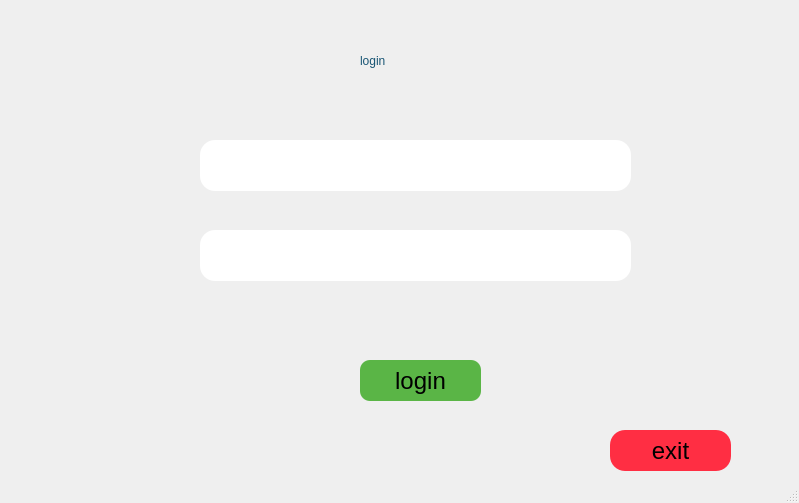
<?xml version="1.0" encoding="UTF-8"?>
<ui version="4.0">
 <class>MainWindow</class>
 <widget class="QMainWindow" name="MainWindow">
  <property name="geometry">
   <rect>
    <x>0</x>
    <y>0</y>
    <width>799</width>
    <height>503</height>
   </rect>
  </property>
  <property name="minimumSize">
   <size>
    <width>799</width>
    <height>503</height>
   </size>
  </property>
  <property name="maximumSize">
   <size>
    <width>799</width>
    <height>503</height>
   </size>
  </property>
  <property name="windowTitle">
   <string>USER LOGIN</string>
  </property>
  <property name="windowIcon">
   <iconset>
    <normaloff>../stock/img/icon.ico</normaloff>../stock/img/icon.ico</iconset>
  </property>
  <property name="styleSheet">
   <string notr="true">background:url(img/loginbg.jpg);
</string>
  </property>
  <widget class="QWidget" name="centralwidget">
   <widget class="QLineEdit" name="userid">
    <property name="geometry">
     <rect>
      <x>200</x>
      <y>140</y>
      <width>431</width>
      <height>51</height>
     </rect>
    </property>
    <property name="styleSheet">
     <string notr="true">background: rgb(255, 255, 255);
border-radius:15px;
font: 16pt &quot;Comic Sans MS&quot;;</string>
    </property>
   </widget>
   <widget class="QLineEdit" name="pwd">
    <property name="geometry">
     <rect>
      <x>200</x>
      <y>230</y>
      <width>431</width>
      <height>51</height>
     </rect>
    </property>
    <property name="styleSheet">
     <string notr="true">background: rgb(255, 255, 255);
border-radius:15px;
font: 16pt &quot;Comic Sans MS&quot;;</string>
    </property>
    <property name="text">
     <string/>
    </property>
   </widget>
   <widget class="QPushButton" name="logbutton">
    <property name="geometry">
     <rect>
      <x>360</x>
      <y>360</y>
      <width>121</width>
      <height>41</height>
     </rect>
    </property>
    <property name="styleSheet">
     <string notr="true">
QWidget#logbutton{
border-radius:10px;
background:rgb(90, 181, 70);
color:black;
font-size:24px;
font-variant:small-caps;
}
QWidget#logbutton:hover{
border-radius:10px;
background:rgba(139, 190, 99,0.8);
color:black;
font-size:24px;
font-variant:small-caps;
}</string>
    </property>
    <property name="text">
     <string>login</string>
    </property>
   </widget>
   <widget class="QLabel" name="err">
    <property name="geometry">
     <rect>
      <x>210</x>
      <y>310</y>
      <width>411</width>
      <height>21</height>
     </rect>
    </property>
    <property name="styleSheet">
     <string notr="true">color:red;
font-variant:small-caps;
font-size:22px;</string>
    </property>
    <property name="text">
     <string/>
    </property>
   </widget>
   <widget class="QPushButton" name="exitbutton">
    <property name="geometry">
     <rect>
      <x>610</x>
      <y>430</y>
      <width>121</width>
      <height>41</height>
     </rect>
    </property>
    <property name="styleSheet">
     <string notr="true">QWidget#exitbutton{
background: rgb(255, 46, 67);
border-radius:15px;
font-size:24px;
font-variant:small-caps;
}
QWidget#exitbutton:hover{
background: rgb(255, 87, 98);
border-radius:15px;
font-size:24px;
font-variant:small-caps;
}</string>
    </property>
    <property name="text">
     <string>exit</string>
    </property>
   </widget>
   <widget class="QLabel" name="label">
    <property name="geometry">
     <rect>
      <x>360</x>
      <y>30</y>
      <width>111</width>
      <height>61</height>
     </rect>
    </property>
    <property name="styleSheet">
     <string notr="true">font: 75 25pt &quot;Comic Sans MS&quot; ;
color:rgb(24,85,116);</string>
    </property>
    <property name="text">
     <string>login</string>
    </property>
   </widget>
  </widget>
  <widget class="QStatusBar" name="statusbar"/>
 </widget>
 <resources/>
 <connections/>
</ui>
